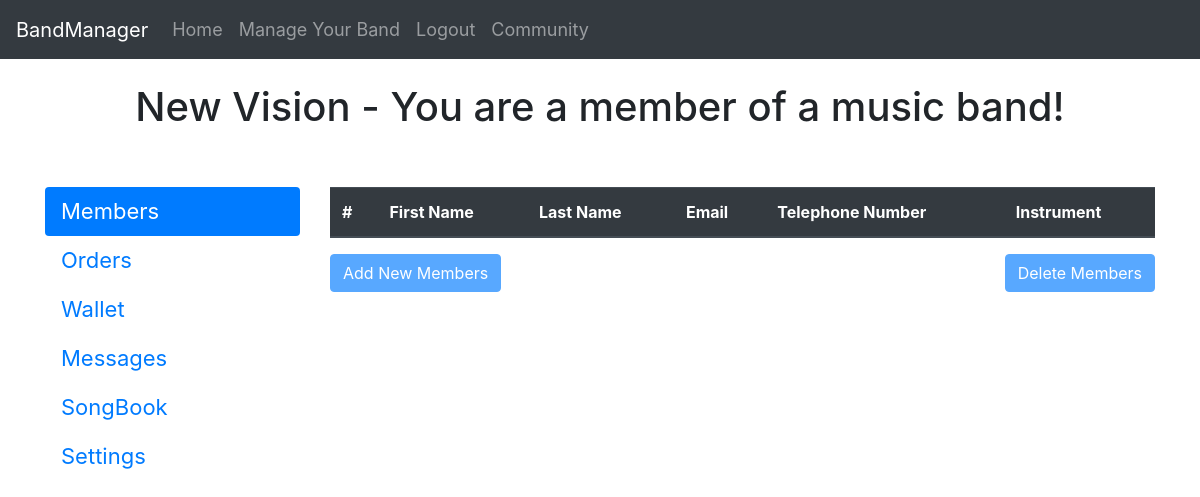
Page /manage-your-band/1 (signed in) on the earlier database version.
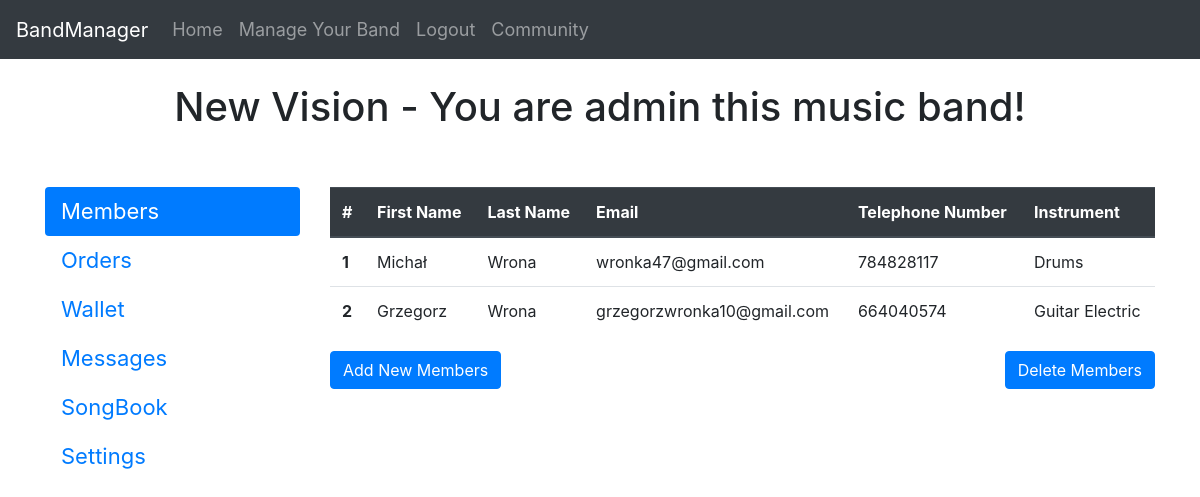
Same page on the later database version.
### website/models.py (models this page shows)
class Band(db.Model):
    id = db.Column(db.Integer, primary_key=True, unique=True)
    name = db.Column(db.String(150))
    city = db.Column(db.String(150))
    music_type = db.Column(db.String(150))
    password = db.Column(db.String(150))
    user_id_admin = db.Column(db.Integer, db.ForeignKey('user.id'))
    date_created = db.Column(db.DateTime(timezone=True), default=func.now())

class User(db.Model, UserMixin):
    id = db.Column(db.Integer, primary_key=True, unique=True)
    first_name = db.Column(db.String(150))
    surname = db.Column(db.String(150))
    email = db.Column(db.String(150), unique=True)
    password = db.Column(db.String(150))
    telephone_number = db.Column(db.Integer)
    instrument = db.Column(db.String(150))
    band_id = db.Column(db.Integer)
    band = db.relationship('Band')

### website/views.py (the view)
@views.route('/manage-your-band/<int:band_id>', methods=['GET', 'POST'])
@login_required
def band_manager(band_id):
    band = Band.query.filter_by(id=band_id).first()
    users_in_this_band = User.query.filter_by(band_id=band.id)
    users_without_band = User.query.filter_by(band_id=None).all()
    list_with_index_and_user_object = []
    index = 1
    for user in users_in_this_band:
        list_with_index_and_user_object.append([index, user])
        index += 1
    return render_template('band_manager.html', user=current_user, band=band,
                            users_in_this_band=list_with_index_and_user_object, users_without_band=users_without_band)

### website/__init__.py (called while the page is built)
def create_app():
    app = Flask(__name__)
    app.config['SECRET_KEY'] = 'aoeijop[4235kldnsf-3qpoiopejf0283482rhgfsoqv=daihfauighe490ge40i'
    app.config['SQLALCHEMY_DATABASE_URI'] = f'sqlite:///{DB_NAME}'
    db.init_app(app)
    from .views import views
    from .auth import auth
    app.register_blueprint(views, url_prefix='/')
    app.register_blueprint(auth, url_prefix='/')
    from .models import User, Band
    create_database(app)
    login_manager = LoginManager()
    login_manager.login_view = 'auth.login'
    login_manager.init_app(app)
    @login_manager.user_loader
    def load_user(id):
        return User.query.get(int(id))
    return app

### website/templates/band_manager.html (shortened to what this page needs)
{% extends "base.html" %}
{% block content %}
<br/>
{% if band.user_id_admin == user.id %}
  <h1 align="center">{{band.name}} - You are admin this music band!</h1>
{% else %}
  <h1 align="center">{{band.name}} - You are a member of a music band!</h1>
{% endif %}
<br><br/>
<div class="row">
    <div class="col-3">
      <div class="nav flex-column nav-pills" id="v-pills-tab" role="tablist" aria-orientation="vertical"  style="font-size: 22px;">
        <a class="nav-link active" id="v-pills-members-tab" data-toggle="pill" href="#v-pills-members" role="tab" aria-controls="v-pills-home" aria-selected="true">Members</a>
        <a class="nav-link" id="v-pills-orders-tab" data-toggle="pill" href="#v-pills-orders" role="tab" aria-controls="v-pills-orders" aria-selected="false">Orders</a>
        <a class="nav-link" id="v-pills-wallet-tab" data-toggle="pill" href="#v-pills-wallet" role="tab" aria-controls="v-pills-wallet" aria-selected="false">Wallet</a>
        <a class="nav-link" id="v-pills-messages-tab" data-toggle="pill" href="#v-pills-messages" role="tab" aria-controls="v-pills-messages" aria-selected="false">Messages</a>
        <a class="nav-link" id="v-pills-songbook-tab" data-toggle="pill" href="#v-pills-songbook" role="tab" aria-controls="v-pills-songbook" aria-selected="false">SongBook</a>
        <a class="nav-link" id="v-pills-settings-tab" data-toggle="pill" href="#v-pills-settings" role="tab" aria-controls="v-pills-settings" aria-selected="false">Settings</a>
      </div>
    </div>
    <div class="col-9">
      <div class="tab-content" id="v-pills-tabContent" >
        <div class="tab-pane fade show active" id="v-pills-members" role="tabpanel" aria-labelledby="v-pills-members-tab">
            <table class="table">
                <thead class="thead-dark">
                  <tr>
                    <th scope="col">#</th>
                    <th scope="col">First Name</th>
                    <th scope="col">Last Name </th>
                    <th scope="col">Email</th>
                    <th scope="col">Telephone Number</th>
                    <th scope="col">Instrument</th>
                  </tr>
                </thead>
                <tbody>
                {% for i, user in users_in_this_band %}
                  <tr>
                    <th scope="row">{{i}}</th>
                    <td>{{user.first_name}}</td>
                    <td>{{user.surname}}</td>
                    <td>{{user.email}}</td>
                    <td>{{user.telephone_number}}</td>
                    <td>{{user.instrument}}</td>
                  </tr>
                {% endfor %}
                </tbody>
              </table>
              {% if band.user_id_admin == user.id %}
                <button type="button" class="btn btn-primary" data-toggle="modal" data-target="#addNewMembersModal">
                  Add New Members
                </button>
                <button type="button" class="btn btn-primary" data-toggle="modal" data-target="#deleteMembersModal" style="float:right;">
                  Delete Members
                </button>
              {% else %}
                <button type="button" class="btn btn-primary" data-toggle="modal" data-target="#addNewMembersModal" disabled>
                  Add New Members
                </button>
                <button type="button" class="btn btn-primary" data-toggle="modal" data-target="#deleteMembersModal" style="float:right;" disabled>
                  Delete Members
                </button>
              {% endif %}
        </div>
      </div>
    </div>
  </div>
{% endblock %}

### website/templates/base.html (shortened to what this page needs)
<!DOCTYPE html>
<html lang="en">
<head>
  <link rel="stylesheet" href="https://maxcdn.bootstrapcdn.com/bootstrap/4.5.2/css/bootstrap.min.css">
</head>
<body>
  <nav class="navbar navbar-expand-md bg-dark navbar-dark">
    <a class="navbar-brand" href="/">BandManager</a>
    <div class="collapse navbar-collapse" id="collapsibleNavbar" style="font-size: 18px;">
      <ul class="navbar-nav">
        {% if user.is_authenticated %}
          <li class="nav-item">
            <a class="nav-link" href="/" id="home">Home</a>
          </li>
          <li class="nav-item">
            <a class="nav-link" href="/manage-your-band" id="manage_your_band">Manage Your Band</a>
          </li>
          <li class="nav-item">
            <a class="nav-link" href="/logout" id="logout">Logout</a>
          </li>
          <li class="nav-item">
            <a class="nav-link" href="/community" id="community">Community</a>
          </li>
        {% endif %}
      </ul>
    </div>
  </nav>
<div class="container">
{% block content %}
{% endblock %}
</div>
</body>
</html>

Differences in the rows shown:
changed Band "New Vision": user_id_admin 1 → 2 (drawn)
now on this page (row edited): User: i "1", first_name "Michał", surname "Wrona", email "wronka47@gmail.com", telephone_number "784828117", instrument "Drums"
now on this page (row edited): User: id "2", first_name "Grzegorz", surname "Wrona", email "grzegorzwronka10@gmail.com", telephone_number "664040574", instrument "Guitar Electric"
Other differences:
text no longer shown: "- You are a member of a music band!"
text now shown: "- You are admin this music band!"
